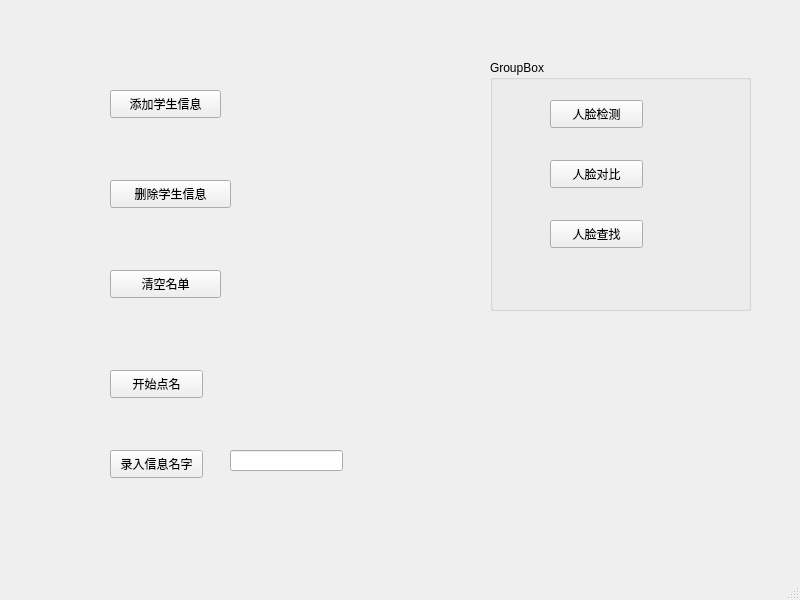
<?xml version="1.0" encoding="UTF-8"?>
<ui version="4.0">
 <class>MainWindow</class>
 <widget class="QMainWindow" name="MainWindow">
  <property name="geometry">
   <rect>
    <x>0</x>
    <y>0</y>
    <width>800</width>
    <height>600</height>
   </rect>
  </property>
  <property name="windowTitle">
   <string>MainWindow</string>
  </property>
  <widget class="QWidget" name="centralwidget">
   <widget class="QPushButton" name="pushButton">
    <property name="geometry">
     <rect>
      <x>110</x>
      <y>90</y>
      <width>111</width>
      <height>28</height>
     </rect>
    </property>
    <property name="styleSheet">
     <string notr="true"/>
    </property>
    <property name="text">
     <string>添加学生信息</string>
    </property>
   </widget>
   <widget class="QPushButton" name="pushButton_2">
    <property name="geometry">
     <rect>
      <x>110</x>
      <y>180</y>
      <width>121</width>
      <height>28</height>
     </rect>
    </property>
    <property name="text">
     <string>删除学生信息</string>
    </property>
   </widget>
   <widget class="QPushButton" name="pushButton_3">
    <property name="geometry">
     <rect>
      <x>110</x>
      <y>270</y>
      <width>111</width>
      <height>28</height>
     </rect>
    </property>
    <property name="text">
     <string>清空名单</string>
    </property>
   </widget>
   <widget class="QPushButton" name="pushButton_4">
    <property name="geometry">
     <rect>
      <x>110</x>
      <y>370</y>
      <width>93</width>
      <height>28</height>
     </rect>
    </property>
    <property name="text">
     <string>开始点名</string>
    </property>
   </widget>
   <widget class="QPushButton" name="pushButton_5">
    <property name="geometry">
     <rect>
      <x>110</x>
      <y>450</y>
      <width>93</width>
      <height>28</height>
     </rect>
    </property>
    <property name="text">
     <string>录入信息名字</string>
    </property>
   </widget>
   <widget class="QLineEdit" name="lineEdit">
    <property name="geometry">
     <rect>
      <x>230</x>
      <y>450</y>
      <width>113</width>
      <height>21</height>
     </rect>
    </property>
   </widget>
   <widget class="QGroupBox" name="groupBox">
    <property name="geometry">
     <rect>
      <x>490</x>
      <y>60</y>
      <width>261</width>
      <height>251</height>
     </rect>
    </property>
    <property name="title">
     <string>GroupBox</string>
    </property>
    <widget class="QPushButton" name="pushButton_6">
     <property name="geometry">
      <rect>
       <x>60</x>
       <y>40</y>
       <width>93</width>
       <height>28</height>
      </rect>
     </property>
     <property name="text">
      <string>人脸检测</string>
     </property>
    </widget>
    <widget class="QPushButton" name="pushButton_8">
     <property name="geometry">
      <rect>
       <x>60</x>
       <y>100</y>
       <width>93</width>
       <height>28</height>
      </rect>
     </property>
     <property name="text">
      <string>人脸对比</string>
     </property>
    </widget>
    <widget class="QPushButton" name="pushButton_9">
     <property name="geometry">
      <rect>
       <x>60</x>
       <y>160</y>
       <width>93</width>
       <height>28</height>
      </rect>
     </property>
     <property name="text">
      <string>人脸查找</string>
     </property>
    </widget>
   </widget>
  </widget>
  <widget class="QMenuBar" name="menubar">
   <property name="geometry">
    <rect>
     <x>0</x>
     <y>0</y>
     <width>800</width>
     <height>26</height>
    </rect>
   </property>
  </widget>
  <widget class="QStatusBar" name="statusbar"/>
 </widget>
 <resources/>
 <connections/>
</ui>
